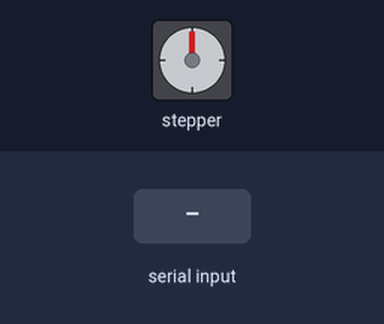
Simulated run of this sketch. Board: Arduino Uno, built with avr-gcc and run on an emulated ATmega328P. On the bench: stepper motor. The test bench sets the inputs (shaded band). Stepper angles assume 2048 steps per turn; what the sketch prints to the serial monitor is not drawn.

Above: at 1.5 s.
1.6 s: "90,45\n" received over Serial
At 4.2 s:
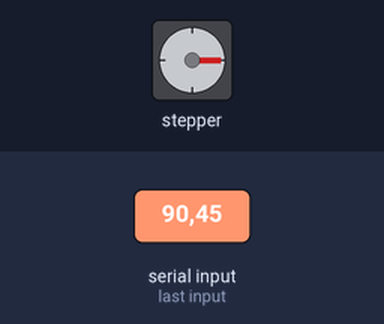
4.6 s: "200\n" received over Serial
At 7.3 s:
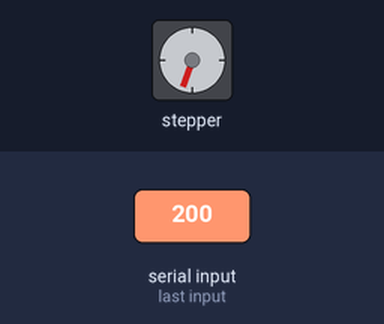
7.6 s: "5\n" received over Serial
At 8.05 s:
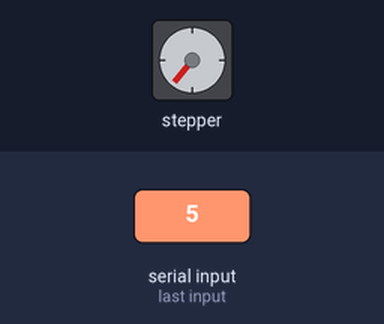
Timing chart, 0 to 11.9 s (numbered marks = the images above; inputs shaded):
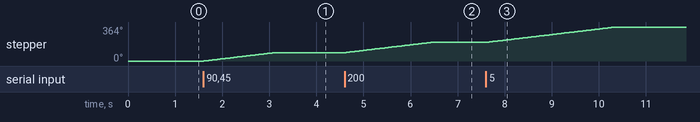

Measured:
- after the input at 1.6 s, stepper: turns 90° clockwise in 1.5 s, starting at once
- after the input at 4.6 s, stepper: turns 109° clockwise in 1.8 s, starting at once
- after the input at 7.6 s, stepper: turns 165° clockwise in 2.7 s, starting at once

The sketch:

stepper_simple_angle_v2.ino
```cpp
/*
  stepper_simple_angle_v2.ino
  ───────────────
  28BYJ-48 ステッピングモーターを使った
  シンプルな角度制御プログラム（ログ機能付き）

  作成者: Koki Takagi
  作成日: 2025年5月10日
  更新日: 2025年5月10日 - ログ機能追加
*/

#include <Stepper.h>

// 28BYJ-48の1回転のステップ数
const int STEPS_PER_REVOLUTION = 2048;  // 半ステップモードでは約4096だが、標準ライブラリでは2048が適切

// ピン設定
const int IN1 = 8;
const int IN2 = 9;
const int IN3 = 10;
const int IN4 = 11;

// シリアル通信のCSVヘッダー
const String CSV_HEADER = "timestamp,angle";

// Stepperライブラリの初期化
// このモーターでは、IN1, IN3, IN2, IN4の順で配線する必要があることが多い
Stepper stepper(STEPS_PER_REVOLUTION, IN1, IN3, IN2, IN4);

// 回転速度 (RPM - 1分間の回転数)
const int MOTOR_SPEED = 10;  // 10 RPM

// 変数
int currentAngle = 0;  // 現在の角度
int targetAngle = 0;   // 目標角度

void setup() {
  // シリアル通信の初期化
  Serial.begin(9600);

  // モーターの回転速度を設定
  stepper.setSpeed(MOTOR_SPEED);

  // CSVヘッダーを送信（PCでログファイル作成時に使用）
  Serial.println("LOG:" + CSV_HEADER);

  // 使用方法の表示
  Serial.println("28BYJ-48 シンプル角度制御 v2（ログ機能付き）");
  Serial.println("0-360の数字を入力して目標角度を設定");
  Serial.println("0: ホームポジション");
  Serial.println("90: 90度に移動");
  Serial.println("180: 180度に移動");
  Serial.println("270: 270度に移動");
  Serial.println("360または0: 0度(ホーム)に移動");
  Serial.println("r: 現在の角度をリセット");
  Serial.println("p: 現在の角度を表示");
  Serial.println("t: 起動からの経過時間を表示");
}

void loop() {
  // シリアル入力を確認
  if (Serial.available() > 0) {
    String input = Serial.readStringUntil('\n');
    input.trim();  // 前後の空白を削除

    // 数字が入力された場合は角度として処理
    if (isDigit(input.charAt(0))) {
      targetAngle = input.toInt();
      moveToAngle(targetAngle);
    }
    // 特別コマンドの処理
    else if (input == "r" || input == "reset") {
      resetPosition();
    }
    else if (input == "p" || input == "pos") {
      printPosition();
    }
    else if (input == "t" || input == "time") {
      printTime();
    }
    else {
      Serial.println("0-360の角度、または r (リセット)、p (位置表示)、t (時間表示) を入力してください");
    }
  }
}

// 指定した角度に移動する関数
void moveToAngle(int angle) {
  // 角度を 0-360 の範囲に正規化
  while (angle >= 360) angle -= 360;
  while (angle < 0) angle += 360;

  // 現在の角度と目標角度の差分を計算
  int angleDiff = angle - currentAngle;

  // 最短経路を選択 (もし angleDiff > 180 なら反対方向が短い)
  if (angleDiff > 180) angleDiff -= 360;
  else if (angleDiff < -180) angleDiff += 360;

  // 角度をステップ数に変換
  int steps = map(abs(angleDiff), 0, 360, 0, STEPS_PER_REVOLUTION);

  Serial.print("移動中: ");
  Serial.print(currentAngle);
  Serial.print("度 → ");
  Serial.print(angle);
  Serial.println("度");

  // ステッピングモーターを回転
  if (angleDiff > 0) {
    stepper.step(steps);  // 正の場合は時計回り
  } else {
    stepper.step(-steps); // 負の場合は反時計回り
  }

  // 現在の角度を更新
  currentAngle = angle;

  // 消費電力を抑えるためにピンをLOWに設定
  digitalWrite(IN1, LOW);
  digitalWrite(IN2, LOW);
  digitalWrite(IN3, LOW);
  digitalWrite(IN4, LOW);

  Serial.print("移動完了: 現在の角度は ");
  Serial.print(currentAngle);
  Serial.println("度");

  // 時刻と角度をログとして送信
  logAngleChange(angle);
}

// 時刻と設定角度をログとしてシリアルに送信する関数
void logAngleChange(int angle) {
  // 起動からの経過時間（ミリ秒）をタイムスタンプとして使用
  unsigned long timestamp = millis();

  // CSV形式でログデータをシリアルに送信
  // LOG:プレフィックスをつけることで、PCソフトウェアがログデータとして識別できるようにする
  Serial.print("LOG:");
  Serial.print(timestamp);
  Serial.print(",");
  Serial.println(angle);
}

// 現在の位置をリセットする関数
void resetPosition() {
  currentAngle = 0;
  Serial.println("現在の位置を 0度 にリセットしました");

  // リセットもログに記録
  logAngleChange(0);
}

// 現在の位置を表示する関数
void printPosition() {
  Serial.print("現在の角度: ");
  Serial.print(currentAngle);
  Serial.println("度");
}

// 起動からの経過時間を表示する関数
void printTime() {
  unsigned long timeMillis = millis();
  unsigned long seconds = timeMillis / 1000;
  unsigned long minutes = seconds / 60;
  unsigned long hours = minutes / 60;

  seconds %= 60;
  minutes %= 60;

  Serial.print("起動からの経過時間: ");
  if (hours > 0) {
    Serial.print(hours);
    Serial.print("時間 ");
  }
  if (minutes > 0 || hours > 0) {
    Serial.print(minutes);
    Serial.print("分 ");
  }
  Serial.print(seconds);
  Serial.print("秒 (");
  Serial.print(timeMillis);
  Serial.println("ミリ秒)");
}
```
